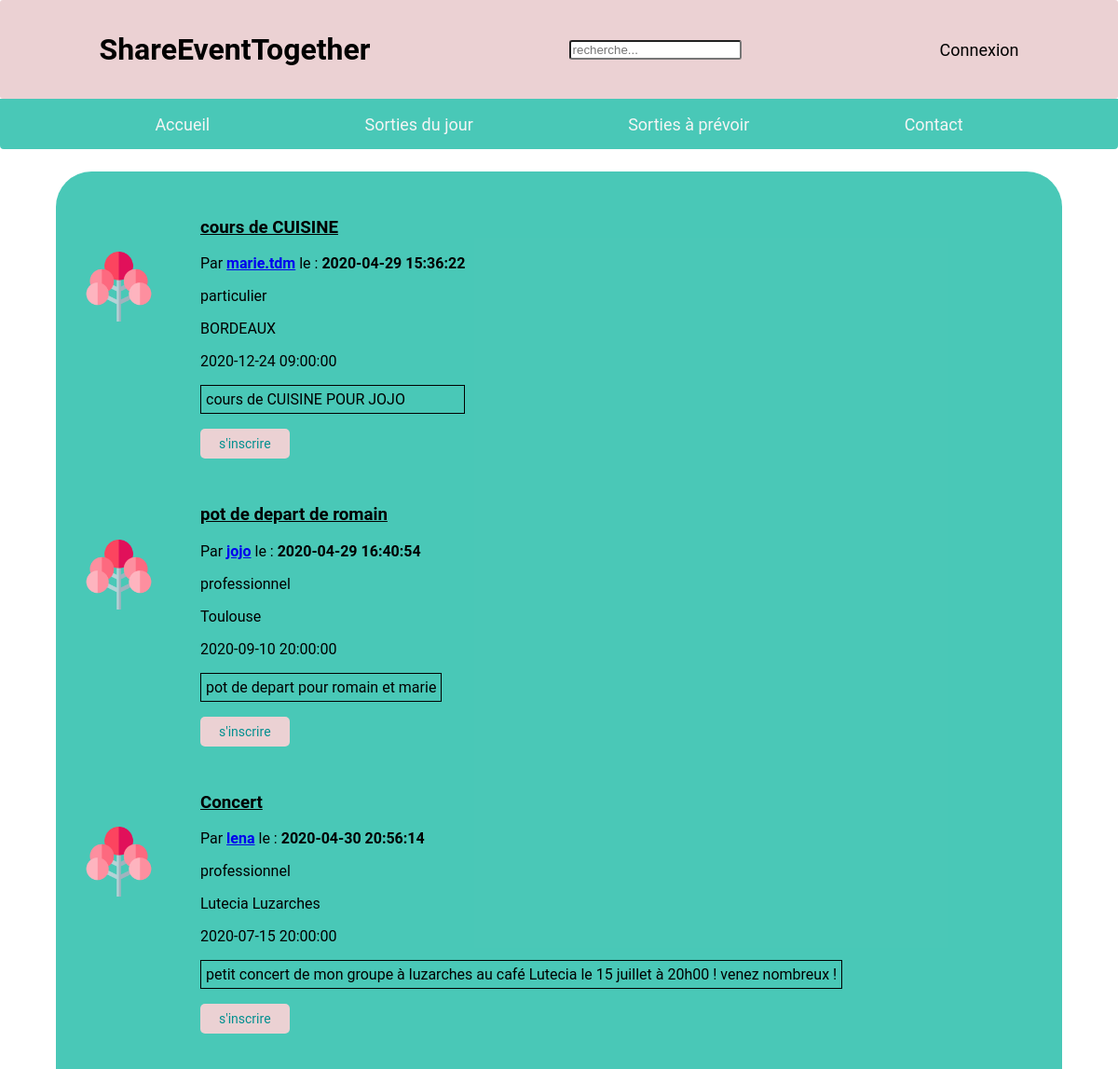
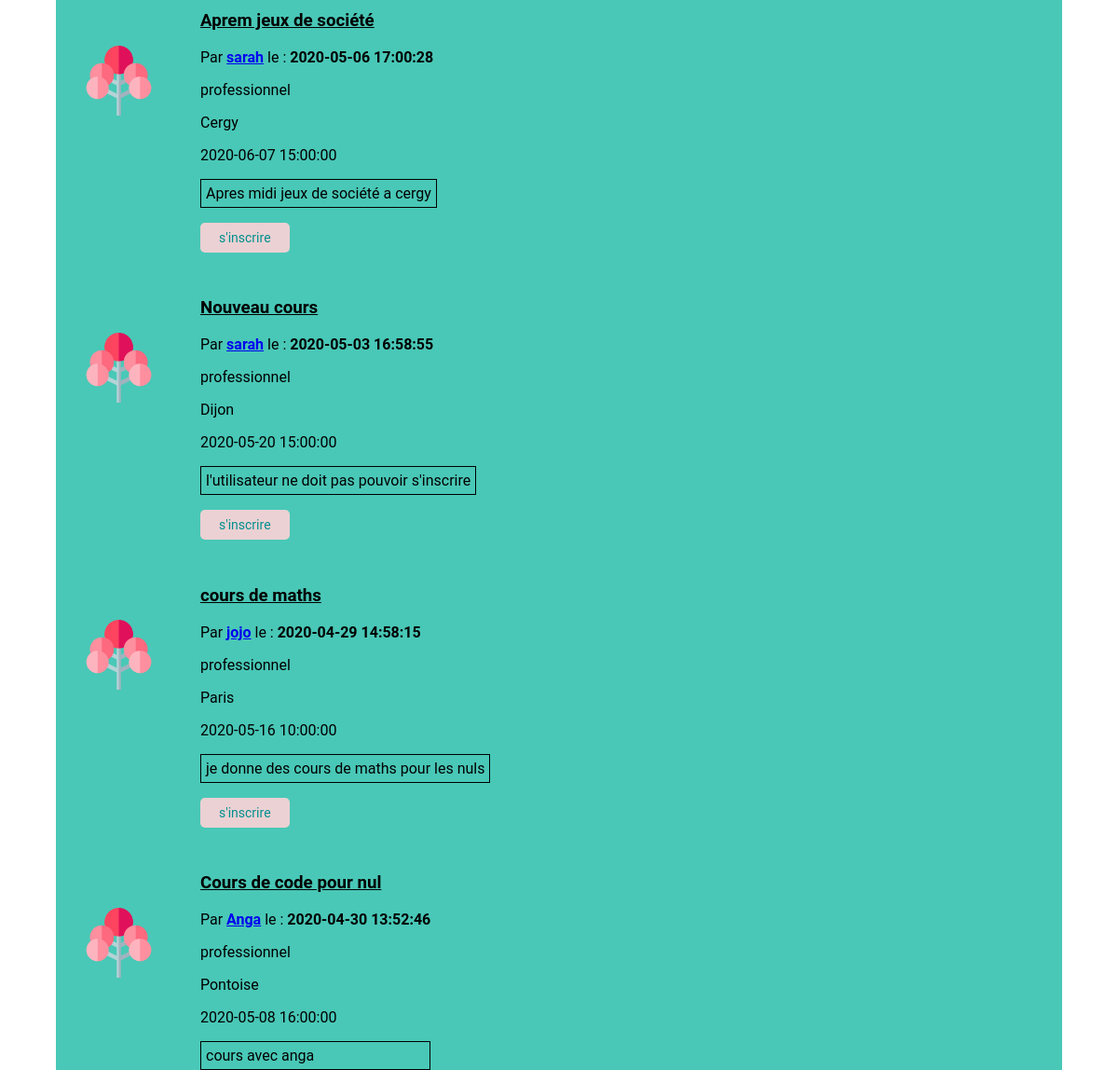
Before: /php/recherche.php (upper part) with the older database file (2 pictures, top to bottom).
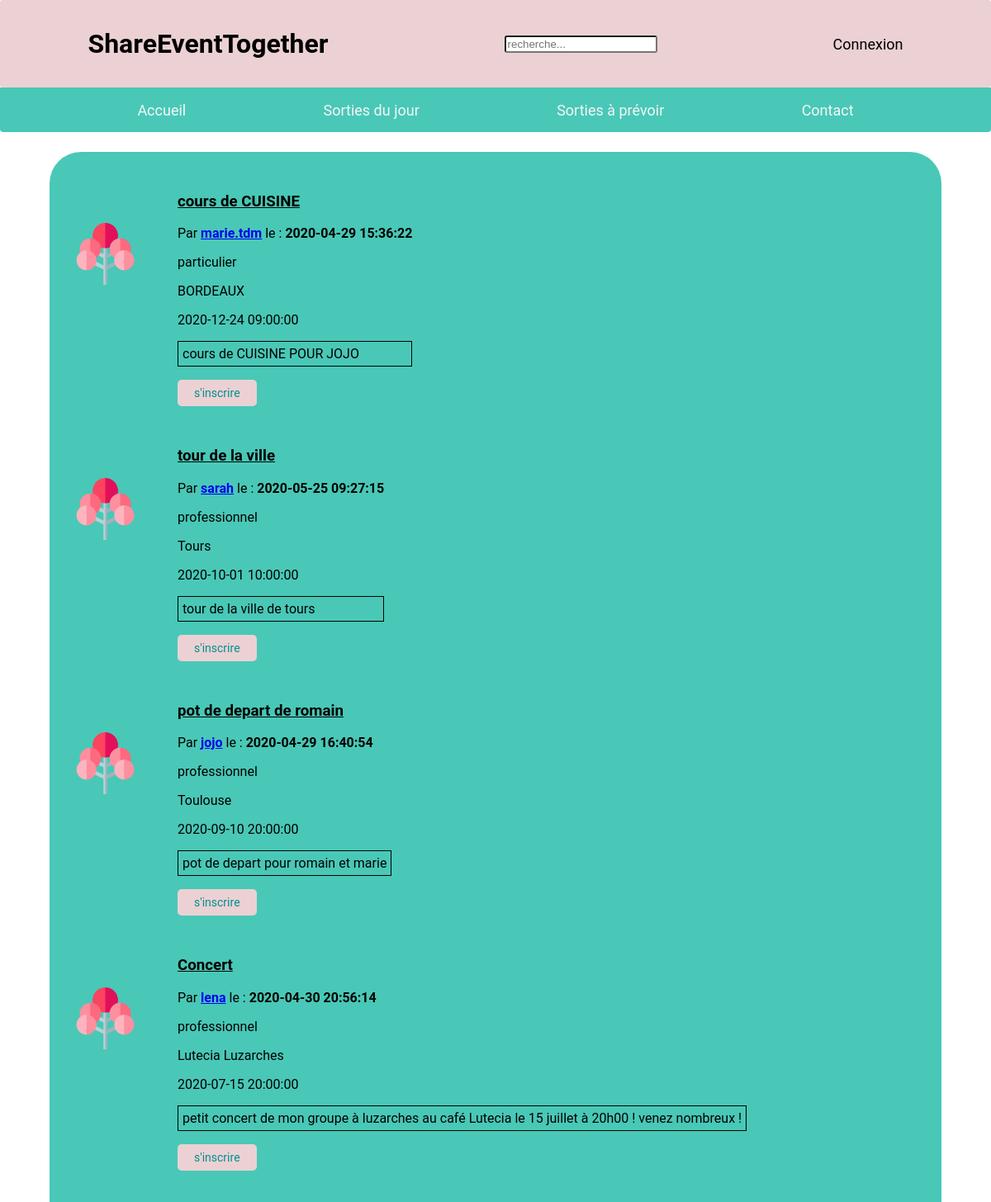
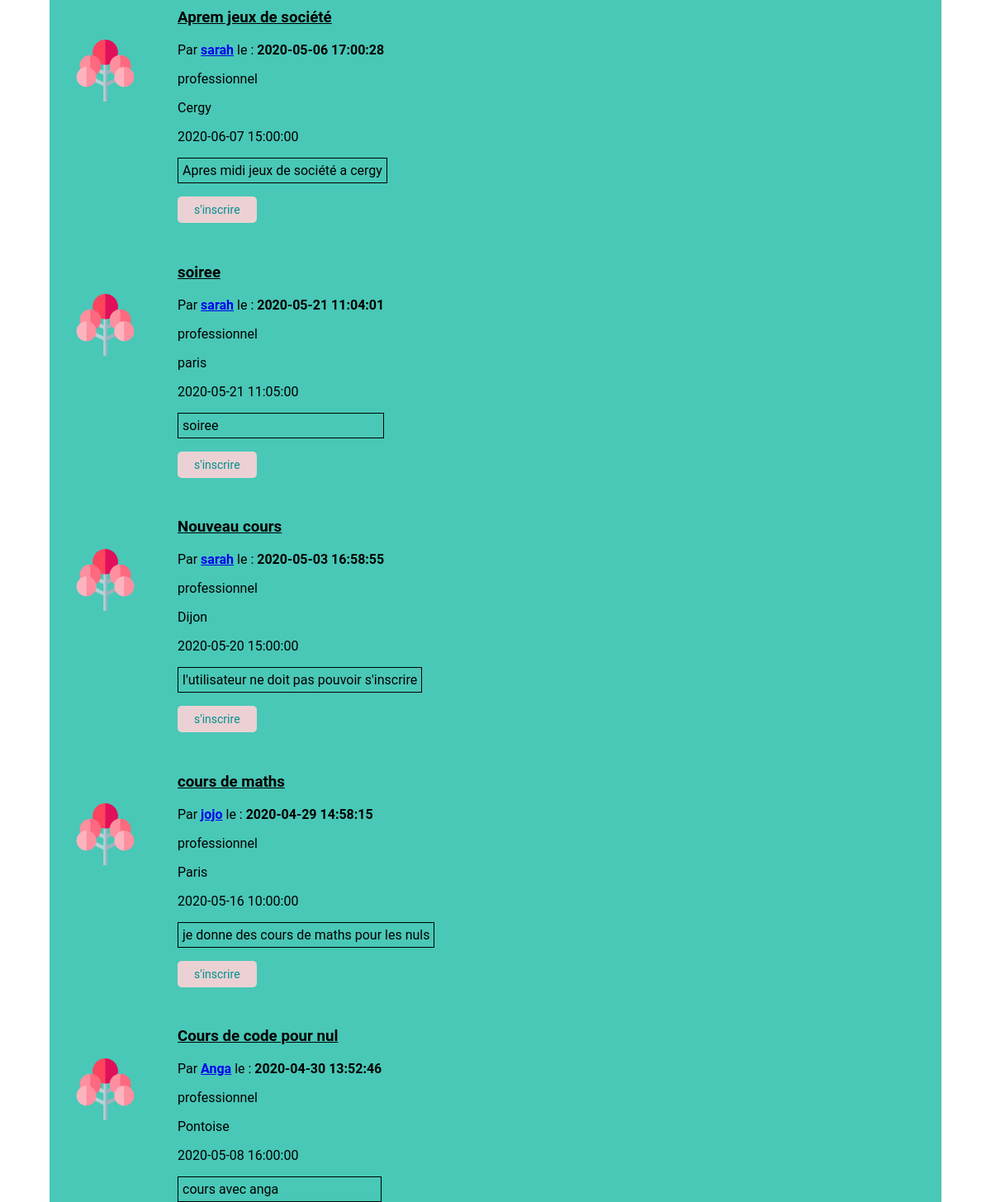
After: the same page with the newer database file (2 pictures, top to bottom).
### tables this page shows
CREATE TABLE `evenements` (
  `id_evenement` int(11) NOT NULL,
  `id_utilisateur` int(11) NOT NULL,
  `date_poste` datetime NOT NULL DEFAULT CURRENT_TIMESTAMP,
  `description` text NOT NULL,
  `date_evenement` datetime NOT NULL,
  `titre_evenement` varchar(250) NOT NULL,
  `id_karma` int(11) DEFAULT NULL,
  `lieu` varchar(255) DEFAULT NULL,
  `id_categorie` int(11) DEFAULT NULL
);

CREATE TABLE `utilisateurs` (
  `id_utilisateur` int(11) NOT NULL,
  `prenom` varchar(100) NOT NULL,
  `nom` varchar(100) NOT NULL,
  `date_naissance` date NOT NULL,
  `adresse` varchar(250) NOT NULL,
  `code_postale` int(5) NOT NULL,
  `pays` varchar(100) NOT NULL,
  `telephone` int(10) NOT NULL,
  `mail` varchar(250) NOT NULL,
  `pseudo` varchar(100) NOT NULL,
  `mot_de_passe` varchar(255) NOT NULL,
  `type_utilisateur` varchar(50) NOT NULL,
  `ville` varchar(200) NOT NULL,
  `date_creation_utilisateur` datetime DEFAULT CURRENT_TIMESTAMP
);

### php/recherche.php (the view, shortened to what this page needs)
<?php
require("../controllers/bdd.php");
?>
<!DOCTYPE html>
<html lang="fr">
<head>
    <link rel="stylesheet" href="../assets/css/sortie.css"/>
</head>
<body>
<?php
if (isset($_SESSION['username'])) {
    require("headerConnect.php");
} else {
    require("headerDisconnect.php");
}
$articles = $bdd->query('SELECT * FROM evenements as e LEFT JOIN utilisateurs as u ON e.id_utilisateur = u.id_utilisateur ORDER BY e.date_evenement DESC');
?>
<section class="fond">
    <div class="filter">
        <?php
        if ($articles->rowCount() > 0) {
        while ($donnees = $articles->fetch()) {
            ?>
            <div class="listOfEvent">
                <ul class="collectionItem">
                    <div class="pictureEvent">
                        <img id="imgTree" src="../assets/images/arbre_icon.png"/>
                    </div>
                    <div class="pictureEvent">
                        <h3 class="titleOfEvent"><?php echo $donnees['titre_evenement']; ?> </h3>
                        <p><?php echo "Par " ?> <b><a href="profilUser.php?id_user= <?php echo $donnees['id_utilisateur'] ?>"> <?php echo $donnees['pseudo'] ?></a></b> le : <b> <?php echo $donnees['date_poste'] ?></b></p>
                        <p><?php echo $donnees['type_utilisateur']; ?></p>
                        <p><?php echo $donnees['lieu']; ?></p>
                        <p><?php echo $donnees['date_evenement']; ?></p>
                        <p class="description"><?php echo $donnees['description']; ?></p>
                        <?php
                        if ($donnees['id_utilisateur'] !== $_SESSION['id_name']) {
                            ?>
                            <a class="inputListOfEvent" href="../controllers/inscription.php?id_evenement= <?php echo $donnees['id_evenement']; ?>">s'inscrire</a>
                            <?php
                        }
                        ?>
                    </div>
                </ul>
            </div>
            <?php
        }
        ?>
    </div>
</section>
<?php
} else {
    ?>
    Aucun résultat pour : <?= $search ?>...
    <?php
}
?>

Changed rows visible on the page:
added evenements: titre_evenement "tour de la ville", id_utilisateur.pseudo "sarah", date_poste "2020-05-25 09:27:15", id_utilisateur.type_utilisateur "professionnel", lieu "Tours", date_evenement "2020-10-01 10:00:00", description "tour de la ville de tours"
added evenements: titre_evenement "soiree", id_utilisateur.pseudo "sarah", date_poste "2020-05-21 11:04:01", id_utilisateur.type_utilisateur "professionnel", lieu "paris", date_evenement "2020-05-21 11:05:00", description "soiree"
